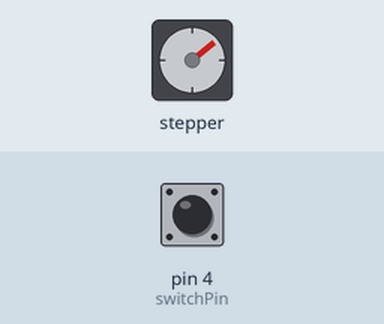
This sketch was run on a simulated Arduino Uno, built with avr-gcc and run on an emulated ATmega328P. Shown: stepper motor. The inputs (shaded band) are chosen by the test bench; at power-on: pin 4 (switchPin) HIGH. Stepper angles assume 2048 steps per turn.

Above: at 1.2 s.
1.3 s: pin 4 (switchPin) pulled LOW for 0.15 s
At 1.66 s:
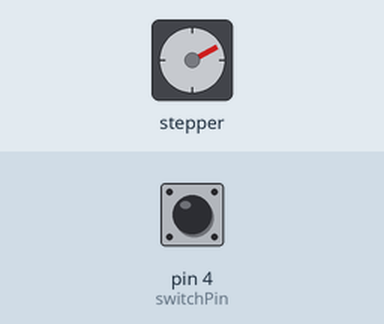
4.4 s: pin 4 (switchPin) pulled LOW for 1 s
At 4.68 s:
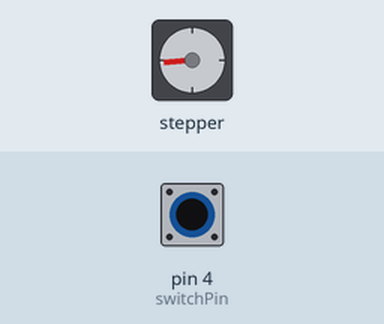
Timing chart, 0 to 17.4 s (numbered marks = the images above; inputs shaded):
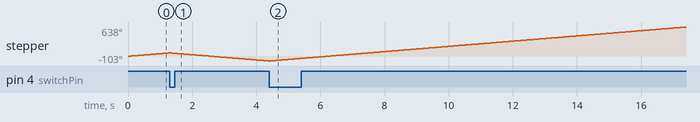

The sketch:

stepperMotor.ino
```cpp
//stepper motor library
#include <Stepper.h>
//revolutions base on the stepper motor 28BYJ-48  specifications
//need 2048 steps for 1 revolution
int stepsPerRevolution = 2048;

//speed is 10 rpm (low speed is better)
int motSpeed = 10;
int dt = 100;

//setup the stepper object
//parameters is stepsPer Revolution and the pins in the order that they were added
Stepper myStepper(stepsPerRevolution,8,10,9,11);


int switchPin = 4;

int motor=1;
int buttonNew;
int buttonOld = 1;

void setup() {
  // put your setup code here, to run once:
  Serial.begin(9600);
  myStepper.setSpeed(motSpeed);
  pinMode(switchPin,INPUT);
  //gives it 5Vs as it is initized
  digitalWrite(switchPin,HIGH);
}

void loop() {
  buttonNew = digitalRead(switchPin);
  if (buttonOld == 1 && buttonNew == 0) {
    motor = motor*-1;
  }
  myStepper.step(motor*1);
  buttonOld = buttonNew;
  // goes one revolution
/*
  myStepper.step(stepsPerRevolution);
  delay(dt);
  myStepper.step(-stepsPerRevolution);*/
}
```
